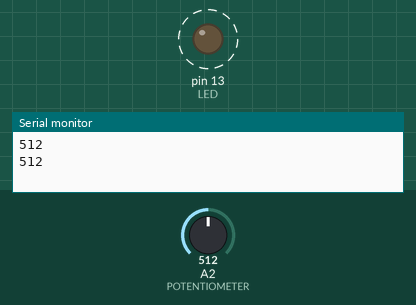
A sketch run on a simulated Arduino Uno, built with avr-gcc and run on an emulated ATmega328P. Parts: output pins drawn as LEDs (lit = HIGH), the last lines printed to the serial monitor. Dashed ring = blinking. The test bench sets the inputs (shaded band); at power-on: A2 (POTENTIOMETER) = 512.

Above: at 1.8 s.
1.9 s: A2 (POTENTIOMETER) set to 306
At 2.2 s:
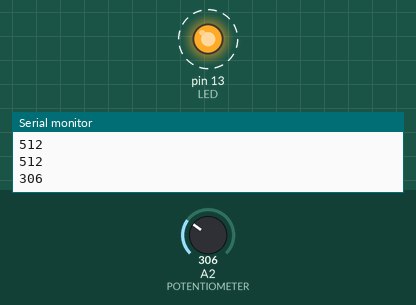
5.4 s: A2 (POTENTIOMETER) set to 122
At 5.56 s:
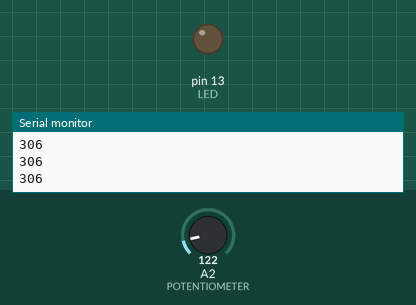
Timing chart, 0 to 14.9 s (numbered marks = the images above; inputs shaded):
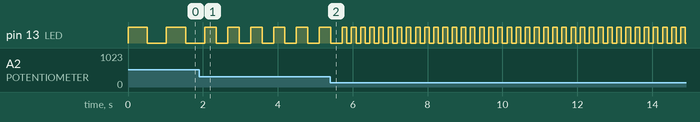

Measured:
- after the input at 1.9 s, pin 13 (LED): alternates HIGH for 0.31 s and LOW for 0.31 s, starting after 0.46 s
- by itself, pin 13 (LED): alternates HIGH for 0.51 s and LOW for 0.51 s

The sketch:

blink-led-based-on-potentiometer-reading.ino
```cpp
/**
 * Blink LED Based on Potentiometer Reading
 * ----------------------------------------------------------------------------------
 *
 * turns on and off a light emitting diode(LED) connected to digital
 * pin 13. The amount of time the LED will be on and off depends on
 * the value obtained by analogRead(). In the easiest case we connect
 * a potentiometer to analog pin 2.
 *
 * Created 1 December 2005
 * copyleft 2005 DojoDave <http://www.0j0.org>
 * http://arduino.berlios.de
 *
 * Original example available at
 *   https://www.arduino.cc/en/Tutorial/Potentiometer
 *
 * Modified 21 September 2020
 *   Roy Vanegas
 */

#define POTENTIOMETER 2      // Connect the potentiometer — or pot — on analog PIN 2.
#define LED           13     // Tap into the built-in LED, which is connected on digital PIN 13.
#define BAUD_RATE     9600   // Define the baud rate used by the serial connection to 9600.

int potentiometer_value = 0; // Variable that stores the pot’s value.

void setup() {
  Serial.begin(BAUD_RATE);   // Establish the baud rate for the serial connection.
  pinMode(LED, OUTPUT);      // Set PIN 13 to output voltage.
}

void loop() {
  potentiometer_value = analogRead(POTENTIOMETER); // Read the pot’s value.

  Serial.println(potentiometer_value); // Print the pot’s value to the serial monitor.
  digitalWrite(LED, HIGH);             // Turn PIN 13’s voltage on (HIGH).
  delay(potentiometer_value);          // Pause this loop by the amount read from the pot.
  digitalWrite(LED, LOW);              // Turn PIN 13’s voltage off (LOW).
  delay(potentiometer_value);          // Establish one final delay before starting this loop again.
}
```
